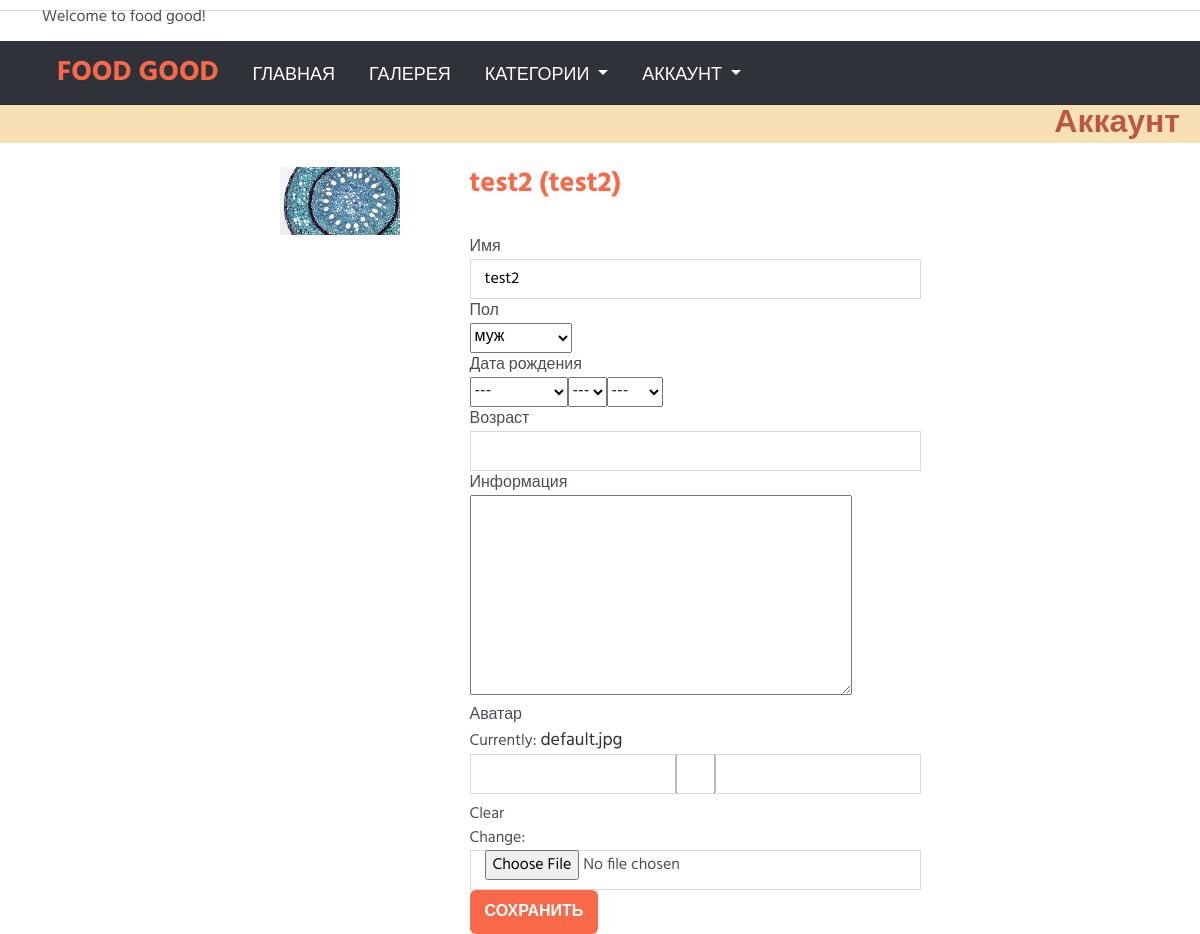
/users/user/19/ (signed in), run on an earlier commit of the app's database.
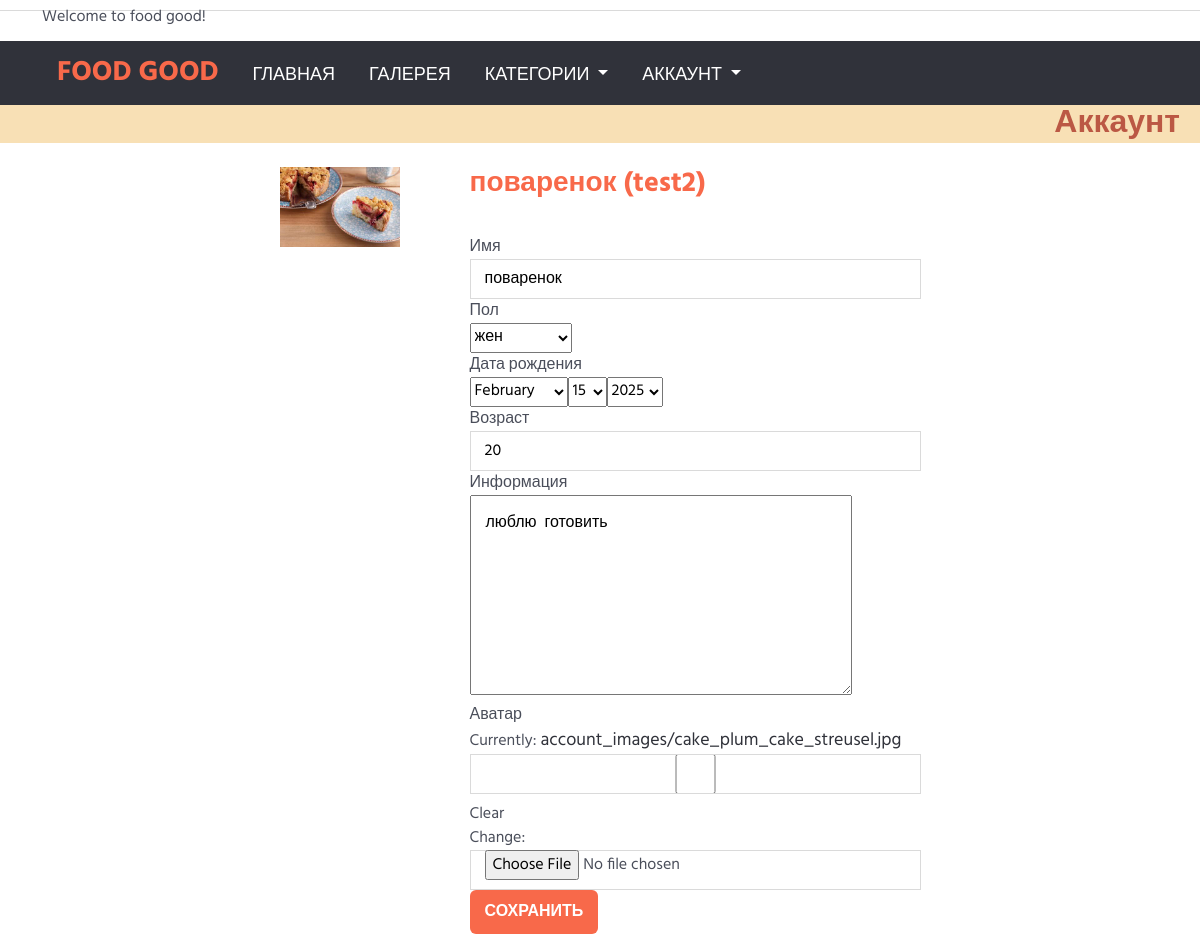
And on a later commit of the database.
### users/models.py (models this page shows, shortened)
class Account(models.Model):
    gender_choices= (('м','муж'),
                     ('ж','жен'),
                     ('N/A','не указано'))
    user = models.OneToOneField(User,on_delete=models.CASCADE,
                                primary_key=True)
    nickname = models.CharField(max_length=100)
    birthdate = models.DateField(null=True, blank=True)
    gender = models.CharField(choices=gender_choices,max_length=20)
    age = models.CharField(max_length=100, null=True, blank=True)
    info = models.TextField(null=True, blank=True)
    account_image = models.ImageField(default='default.jpg',
                                      upload_to='account_images')
    tags = models.ManyToManyField(to=Tag, blank=True)
    likes_recipes = models.ManyToManyField(Recipe, through="VotesConnection")
    class Meta:
        verbose_name= 'Аккаунт (Account)'
        verbose_name_plural='Аккаунты'

### users/views.py (the view, shortened to what this page needs)
# urls.py: path("user/<int:pk>/", views.UserAccountView.as_view(), name="account"),
class UserAccountView(LoginRequiredMixin, UpdateView):
    model = Account
    template_name = 'users/account.html'
    context_object_name = 'profile'
    form_class = AccountForm
    def get_context_data(self, **kwargs):
        context = super().get_context_data(**kwargs)
        return context
    def get(self, request, *args, **kwargs):
        self.object = self.get_object()
        if self.request.user.id != self.object.pk:
            messages.add_message(self.request, messages.WARNING, "Вы пытаетесь выполнить неверное действие")
            return redirect('users:account', self.request.user.id)
        return super(UserAccountView, self).get(request, *args, **kwargs)

### users/forms.py
class AccountForm(forms.ModelForm):
    gender_choices = (('м','муж'),
                     ('ж','жен'),
                     ('N/A','не указано'))
    nickname = forms.CharField(label="Имя", max_length=40, strip=True)
    gender = forms.ChoiceField(label="Пол", choices=gender_choices, required=False)
    birthdate = forms.DateField(label='Дата рождения', widget=forms.SelectDateWidget(), required=False)
    age = forms.DecimalField(label="Возраст", min_value=1, max_value=200,
                             max_digits=3, required=False)
    info = forms.CharField(label="Информация",
                           widget=forms.Textarea(attrs={'cols': 40, 'rows': 7}), required=False,
                           strip=True)
    account_image = forms.ImageField(label='Аватар', required=False)
    class Meta:
        model = Account
        fields = ['nickname','gender', 'birthdate','age', 'info', 'account_image']

### users/templates/users/account.html (shortened to what this page needs)
{% extends 'main/base.html' %}
{% load static %}
{% load crispy_forms_tags %}
{% block body %}
<body>
    <div class="flex-row bg-color-light">
        <h2 class="text-header  text-end">Аккаунт</h2>
    </div>
        <div class="container">
            <div class="mt-4">
                    <div class="row d-flex align-content-center justify-content-center flex-wrap">
                        <div class="col-md-2 col-sm-12">
                            <img src="{{ MEDIA_URL }}{{profile.account_image}}" class="" width="120px;" alt="avatar">
                        </div>
                        <div class="col-md-5 col-sm-12 pl-4">
                            <div>
                            <h3>{{profile.nickname}} ({{profile.user.username}})</h3>
                            <br>
                            </div>
                            <form method="post" class="" enctype='multipart/form-data'>
                                {% for field in form %}
                                 {% if field.errors %}
                                        <div class="control-group error">
                                            <label class="control-label">{{ field.label }}</label>
                                            <div class="controls">{{ field }}
                                                <span class="help-inline">
                                                    {% for error in  field.errors %}{{ error }}{% endfor %}
                                                </span>
                                            </div>
                                        </div>
                                        {% else %}
                                            <div class="control-group">
                                            <label class="control-label">{{ field.label }}</label>
                                            <div class="controls">{{ field }}
                                            </div>
                                 {% endif %}
                                {% endfor %}
                                <button type="submit" class="btn primary-btn">Сохранить</button>
                            </form>
                        </div>
                    </div>
            </div>
        </div>
</body>
{% endblock %}

What changed in the data, as far as the page shows it:
changed Account "test2": account_image: picture added in place of a placeholder; nickname "test2" → "поваренок"; gender "муж" → "жен"; age (not shown) → "20"; info (not shown) → "люблю готовить"
Also different on the page:
form field field: "---" → "February"
form field field: "---" → "15"
form field field: "---" → "2025"
text no longer shown: "Currently: default.jpg Clear Change:"
text now shown: "Currently: account_images/cake_plum_cake_streusel.jpg Clear Change:"
